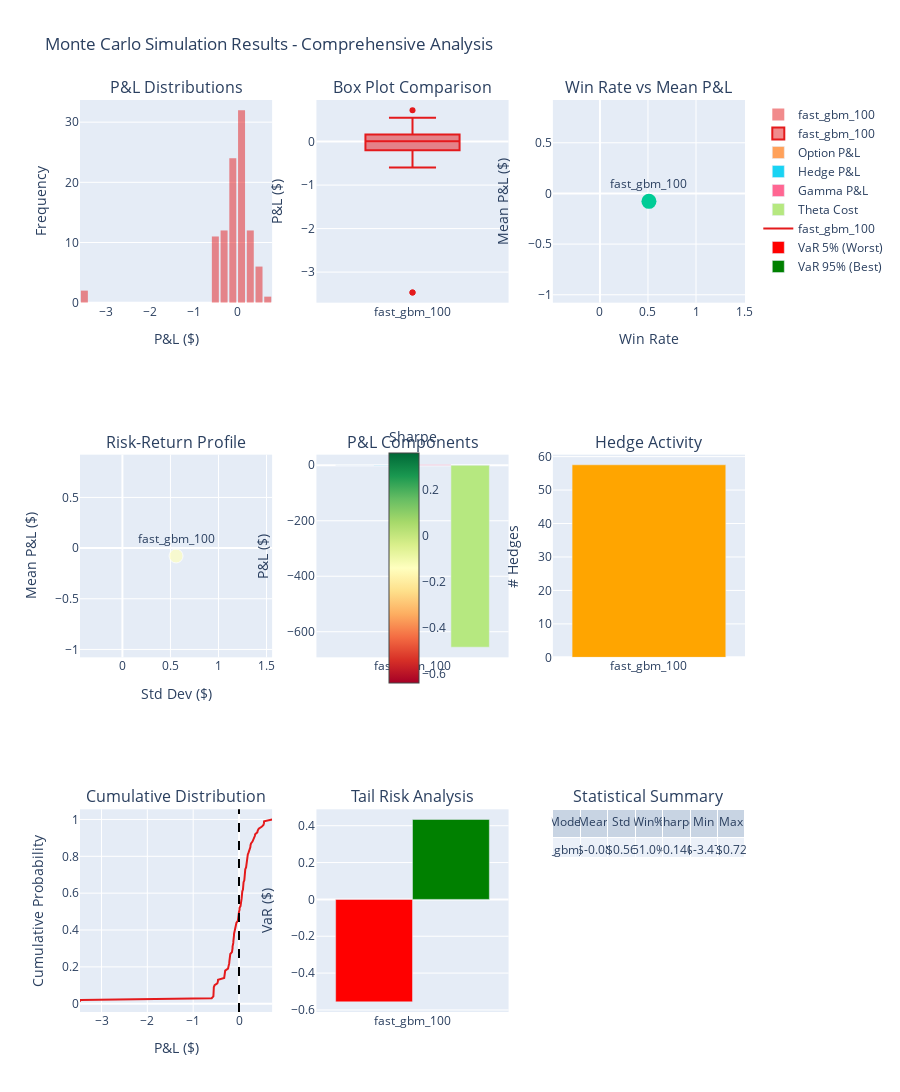

The notebook cell this image was saved under:
### Code cell
def visualize_monte_carlo_results(mc_results: Dict):
    """
    Visualize Monte Carlo simulation results.
    """
    from plotly.subplots import make_subplots
    import plotly.graph_objects as go
    import plotly.express as px

    # Create comprehensive visualization
    fig = make_subplots(
        rows=3, cols=3,
        subplot_titles=['P&L Distributions', 'Box Plot Comparison', 'Win Rate vs Mean P&L',
                        'Risk-Return Profile', 'P&L Components', 'Hedge Activity',
                        'Cumulative Distribution', 'Tail Risk Analysis', 'Statistical Summary'],
        specs=[[{'type': 'histogram'}, {'type': 'box'}, {'type': 'scatter'}],
                [{'type': 'scatter'}, {'type': 'bar'}, {'type': 'bar'}],
                [{'type': 'scatter'}, {'type': 'bar'}, {'type': 'table'}]]
    )

    colors = px.colors.qualitative.Set1

    # 1. P&L Distributions (overlaid histograms)
    for i, (name, stats) in enumerate(mc_results.items()):
        fig.add_trace(
            go.Histogram(
                x=stats['pnl_results'],
                name=name,
                opacity=0.5,
                nbinsx=30,
                marker_color=colors[i % len(colors)]
            ),
            row=1, col=1
        )

    # 2. Box Plot Comparison
    for i, (name, stats) in enumerate(mc_results.items()):
        fig.add_trace(
            go.Box(
                y=stats['pnl_results'],
                name=name,
                marker_color=colors[i % len(colors)]
            ),
            row=1, col=2
        )

    # 3. Win Rate vs Mean P&L
    win_rates = [stats['win_rate'] for stats in mc_results.values()]
    mean_pnls = [stats['mean_pnl'] for stats in mc_results.values()]
    names = list(mc_results.keys())

    fig.add_trace(
        go.Scatter(
            x=win_rates,
            y=mean_pnls,
            mode='markers+text',
            text=names,
            textposition='top center',
            marker=dict(size=15),
            showlegend=False
        ),
        row=1, col=3
    )

    # 4. Risk-Return Profile (Sharpe Ratio visualization)
    std_devs = [stats['std_pnl'] for stats in mc_results.values()]

    fig.add_trace(
        go.Scatter(
            x=std_devs,
            y=mean_pnls,
            mode='markers+text',
            text=names,
            textposition='top center',
            marker=dict(
                size=[abs(stats['sharpe_ratio'])*100 for stats in mc_results.values()],
                color=[stats['sharpe_ratio'] for stats in mc_results.values()],
                colorscale='RdYlGn',
                showscale=True,
                colorbar=dict(title="Sharpe", x=0.45, y=0.5, len=0.3)
            ),
            showlegend=False
        ),
        row=2, col=1
    )

    # 5. P&L Components
    components_data = {
        'Option P&L': [stats['mean_option_pnl'] for stats in mc_results.values()],
        'Hedge P&L': [stats['mean_hedge_pnl'] for stats in mc_results.values()],
        'Gamma P&L': [stats['mean_gamma_pnl'] for stats in mc_results.values()],
        'Theta Cost': [stats['mean_theta_cost'] for stats in mc_results.values()]
    }

    for component, values in components_data.items():
        fig.add_trace(
            go.Bar(
                x=names,
                y=values,
                name=component
            ),
            row=2, col=2
        )

    # 6. Hedge Activity
    fig.add_trace(
        go.Bar(
            x=names,
            y=[stats['mean_num_hedges'] for stats in mc_results.values()],
            marker_color='orange',
            showlegend=False
        ),
        row=2, col=3
    )

    # 7. Cumulative Distribution Function
    for i, (name, stats) in enumerate(mc_results.items()):
        sorted_pnl = np.sort(stats['pnl_results'])
        cdf = np.arange(1, len(sorted_pnl) + 1) / len(sorted_pnl)
        fig.add_trace(
            go.Scatter(
                x=sorted_pnl,
                y=cdf,
                mode='lines',
                name=name,
                line=dict(color=colors[i % len(colors)])
            ),
            row=3, col=1
        )

    # Add break-even line
    fig.add_vline(x=0, line_dash="dash", line_color="black", row=3, col=1)

    # 8. Tail Risk Analysis (VaR and CVaR)
    var_5 = [stats['percentile_5'] for stats in mc_results.values()]
    var_95 = [stats['percentile_95'] for stats in mc_results.values()]

    fig.add_trace(
        go.Bar(
            x=names,
            y=var_5,
            name='VaR 5% (Worst)',
            marker_color='red'
        ),
        row=3, col=2
    )

    fig.add_trace(
        go.Bar(
            x=names,
            y=var_95,
            name='VaR 95% (Best)',
            marker_color='green'
        ),
        row=3, col=2
    )

    # 9. Statistical Summary Table
    table_data = []
    for name, stats in mc_results.items():
        table_data.append([
            name,
            f"${stats['mean_pnl']:.2f}",
            f"${stats['std_pnl']:.2f}",
            f"{stats['win_rate']:.1%}",
            f"{stats['sharpe_ratio']:.3f}",
            f"${stats['min_pnl']:.2f}",
            f"${stats['max_pnl']:.2f}"
        ])

    fig.add_trace(
        go.Table(
            header=dict(values=['Model', 'Mean', 'Std', 'Win%', 'Sharpe', 'Min', 'Max']),
            cells=dict(values=list(zip(*table_data)))
        ),
        row=3, col=3
    )

    # Update layout
    fig.update_layout(
        height=1200,
        title_text="Monte Carlo Simulation Results - Comprehensive Analysis",
        showlegend=True
    )

    # Update axes labels
    fig.update_xaxes(title_text="P&L ($)", row=1, col=1)
    fig.update_yaxes(title_text="Frequency", row=1, col=1)
    fig.update_yaxes(title_text="P&L ($)", row=1, col=2)
    fig.update_xaxes(title_text="Win Rate", row=1, col=3)
    fig.update_yaxes(title_text="Mean P&L ($)", row=1, col=3)
    fig.update_xaxes(title_text="Std Dev ($)", row=2, col=1)
    fig.update_yaxes(title_text="Mean P&L ($)", row=2, col=1)
    fig.update_yaxes(title_text="P&L ($)", row=2, col=2)
    fig.update_yaxes(title_text="# Hedges", row=2, col=3)
    fig.update_xaxes(title_text="P&L ($)", row=3, col=1)
    fig.update_yaxes(title_text="Cumulative Probability", row=3, col=1)
    fig.update_yaxes(title_text="VaR ($)", row=3, col=2)

    fig.show()

# Visualize the Monte Carlo results
visualize_monte_carlo_results(mc_results)

### Figure 1 — Plotly figure (JSON) as saved in the notebook; plotly's stock layout.template omitted (floating-point values rounded to 4 significant figures)
{"data": [{"marker": {"color": "rgb(228,26,28)"}, "name": "fast_gbm_100", "nbinsx": 30, "opacity": 0.5, "type": "histogram", "x": [-0.5541, -0.2103, 0.1926, 0.3142, 0.1162, 0.1834, -3.47, 0.08648, -0.5325, 0.3201, 0.2082, 0.1789, 0.09918, 0.5451, 0.3533, 0.01193, -0.1119, 0.4306, -0.08553, -0.2045, 0.1372, 0.2474, -0.3102, -0.1898, -0.1095, -0.09742, -0.1074, 0.3996, 0.05832, -0.2191, 0.7227, 0.1264, -0.002028, -0.1244, -0.1538, -0.02484, 0.4941, -0.1992, -0.05614, -0.3162, -0.07983, 0.08804, 0.2942, 0.03835, -0.2065, -0.02205, 0.5337, -0.2259, 0.06017, 0.1206, 0.2515, -0.5494, 0.1346, 0.0329, 0.1673, -0.141, 0.1584, 0.05047, 0.5478, -0.0554, -0.07518, 0.3456, 0.1899, -0.1435, -0.1226, -0.3231, 0.2484, 0.01175, 0.4088, 0.07209, 0.1362, -0.3068, 0.09146, 0.1783, -3.47, -0.1132, -0.1405, 0.1198, -0.4613, 0.1546, 0.2194, -0.2133, 0.0005597, -0.5963, -0.5561, 0.2626, -0.5555, -0.4572, -0.0179, -0.2399, 0.05708, 0.09951, -0.0205, -0.5566, -0.1259, 0.03441, -0.3012, 0.06001, -0.5592, -0.4726], "xaxis": "x", "yaxis": "y"}, {"marker": {"color": "rgb(228,26,28)"}, "name": "fast_gbm_100", "type": "box", "xaxis": "x2", "y": [-0.5541, -0.2103, 0.1926, 0.3142, 0.1162, 0.1834, -3.47, 0.08648, -0.5325, 0.3201, 0.2082, 0.1789, 0.09918, 0.5451, 0.3533, 0.01193, -0.1119, 0.4306, -0.08553, -0.2045, 0.1372, 0.2474, -0.3102, -0.1898, -0.1095, -0.09742, -0.1074, 0.3996, 0.05832, -0.2191, 0.7227, 0.1264, -0.002028, -0.1244, -0.1538, -0.02484, 0.4941, -0.1992, -0.05614, -0.3162, -0.07983, 0.08804, 0.2942, 0.03835, -0.2065, -0.02205, 0.5337, -0.2259, 0.06017, 0.1206, 0.2515, -0.5494, 0.1346, 0.0329, 0.1673, -0.141, 0.1584, 0.05047, 0.5478, -0.0554, -0.07518, 0.3456, 0.1899, -0.1435, -0.1226, -0.3231, 0.2484, 0.01175, 0.4088, 0.07209, 0.1362, -0.3068, 0.09146, 0.1783, -3.47, -0.1132, -0.1405, 0.1198, -0.4613, 0.1546, 0.2194, -0.2133, 0.0005597, -0.5963, -0.5561, 0.2626, -0.5555, -0.4572, -0.0179, -0.2399, 0.05708, 0.09951, -0.0205, -0.5566, -0.1259, 0.03441, -0.3012, 0.06001, -0.5592, -0.4726], "yaxis": "y2"}, {"marker": {"size": 15}, "mode": "markers+text", "showlegend": false, "text": ["fast_gbm_100"], "textposition": "top center", "type": "scatter", "x": [0.51], "xaxis": "x3", "y": [-0.07793], "yaxis": "y3"}, {"marker": {"color": [-0.1395], "colorbar": {"len": 0.3, "title": {"text": "Sharpe"}, "x": 0.45, "y": 0.5}, "colorscale": [[0, "rgb(165,0,38)"], [0.1, "rgb(215,48,39)"], [0.2, "rgb(244,109,67)"], [0.3, "rgb(253,174,97)"], [0.4, "rgb(254,224,139)"], [0.5, "rgb(255,255,191)"], [0.6, "rgb(217,239,139)"], [0.7, "rgb(166,217,106)"], [0.8, "rgb(102,189,99)"], [0.9, "rgb(26,152,80)"], [1, "rgb(0,104,55)"]], "showscale": true, "size": [13.95]}, "mode": "markers+text", "showlegend": false, "text": ["fast_gbm_100"], "textposition": "top center", "type": "scatter", "x": [0.5584], "xaxis": "x4", "y": [-0.07793], "yaxis": "y4"}, {"name": "Option P&L", "type": "bar", "x": ["fast_gbm_100"], "xaxis": "x5", "y": [0.3086], "yaxis": "y5"}, {"name": "Hedge P&L", "type": "bar", "x": ["fast_gbm_100"], "xaxis": "x5", "y": [-0.3866], "yaxis": "y5"}, {"name": "Gamma P&L", "type": "bar", "x": ["fast_gbm_100"], "xaxis": "x5", "y": [1.733], "yaxis": "y5"}, {"name": "Theta Cost", "type": "bar", "x": ["fast_gbm_100"], "xaxis": "x5", "y": [-655.8], "yaxis": "y5"}, {"marker": {"color": "orange"}, "showlegend": false, "type": "bar", "x": ["fast_gbm_100"], "xaxis": "x6", "y": [57.55], "yaxis": "y6"}, {"line": {"color": "rgb(228,26,28)"}, "mode": "lines", "name": "fast_gbm_100", "type": "scatter", "x": [-3.47, -3.47, -0.5963, -0.5592, -0.5566, -0.5561, -0.5555, -0.5541, -0.5494, -0.5325, -0.4726, -0.4613, -0.4572, -0.3231, -0.3162, -0.3102, -0.3068, -0.3012, -0.2399, -0.2259, -0.2191, -0.2133, -0.2103, -0.2065, -0.2045, -0.1992, -0.1898, -0.1538, -0.1435, -0.141, -0.1405, -0.1259, -0.1244, -0.1226, -0.1132, -0.1119, -0.1095, -0.1074, -0.09742, -0.08553, -0.07983, -0.07518, -0.05614, -0.0554, -0.02484, -0.02205, -0.0205, -0.0179, -0.002028, 0.0005597, 0.01175, 0.01193, 0.0329, 0.03441, 0.03835, 0.05047, 0.05708, 0.05832, 0.06001, 0.06017, 0.07209, 0.08648, 0.08804, 0.09146, 0.09918, 0.09951, 0.1162, 0.1198, 0.1206, 0.1264, 0.1346, 0.1362, 0.1372, 0.1546, 0.1584, 0.1673, 0.1783, 0.1789, 0.1834, 0.1899, 0.1926, 0.2082, 0.2194, 0.2474, 0.2484, 0.2515, 0.2626, 0.2942, 0.3142, 0.3201, 0.3456, 0.3533, 0.3996, 0.4088, 0.4306, 0.4941, 0.5337, 0.5451, 0.5478, 0.7227], "xaxis": "x7", "y": [0.01, 0.02, 0.03, 0.04, 0.05, 0.06, 0.07, 0.08, 0.09, 0.1, 0.11, 0.12, 0.13, 0.14, 0.15, 0.16, 0.17, 0.18, 0.19, 0.2, 0.21, 0.22, 0.23, 0.24, 0.25, 0.26, 0.27, 0.28, 0.29, 0.3, 0.31, 0.32, 0.33, 0.34, 0.35, 0.36, 0.37, 0.38, 0.39, 0.4, 0.41, 0.42, 0.43, 0.44, 0.45, 0.46, 0.47, 0.48, 0.49, 0.5, 0.51, 0.52, 0.53, 0.54, 0.55, 0.56, 0.57, 0.58, 0.59, 0.6, 0.61, 0.62, 0.63, 0.64, 0.65, 0.66, 0.67, 0.68, 0.69, 0.7, 0.71, 0.72, 0.73, 0.74, 0.75, 0.76, 0.77, 0.78, 0.79, 0.8, 0.81, 0.82, 0.83, 0.84, 0.85, 0.86, 0.87, 0.88, 0.89, 0.9, 0.91, 0.92, 0.93, 0.94, 0.95, 0.96, 0.97, 0.98, 0.99, 1.0], "yaxis": "y7"}, {"marker": {"color": "red"}, "name": "VaR 5% (Worst)", "type": "bar", "x": ["fast_gbm_100"], "xaxis": "x8", "y": [-0.5562], "yaxis": "y8"}, {"marker": {"color": "green"}, "name": "VaR 95% (Best)", "type": "bar", "x": ["fast_gbm_100"], "xaxis": "x8", "y": [0.4338], "yaxis": "y8"}, {"cells": {"values": [["fast_gbm_100"], ["$-0.08"], ["$0.56"], ["51.0%"], ["-0.140"], ["$-3.47"], ["$0.72"]]}, "domain": {"x": [0.7111, 1], "y": [0, 0.2222]}, "header": {"values": ["Model", "Mean", "Std", "Win%", "Sharpe", "Min", "Max"]}, "type": "table"}], "layout": {"annotations": [{"font": {"size": 16}, "showarrow": false, "text": "P&L Distributions", "x": 0.1444, "xanchor": "center", "xref": "paper", "y": 1, "yanchor": "bottom", "yref": "paper"}, {"font": {"size": 16}, "showarrow": false, "text": "Box Plot Comparison", "x": 0.5, "xanchor": "center", "xref": "paper", "y": 1, "yanchor": "bottom", "yref": "paper"}, {"font": {"size": 16}, "showarrow": false, "text": "Win Rate vs Mean P&L", "x": 0.8556, "xanchor": "center", "xref": "paper", "y": 1, "yanchor": "bottom", "yref": "paper"}, {"font": {"size": 16}, "showarrow": false, "text": "Risk-Return Profile", "x": 0.1444, "xanchor": "center", "xref": "paper", "y": 0.6111, "yanchor": "bottom", "yref": "paper"}, {"font": {"size": 16}, "showarrow": false, "text": "P&L Components", "x": 0.5, "xanchor": "center", "xref": "paper", "y": 0.6111, "yanchor": "bottom", "yref": "paper"}, {"font": {"size": 16}, "showarrow": false, "text": "Hedge Activity", "x": 0.8556, "xanchor": "center", "xref": "paper", "y": 0.6111, "yanchor": "bottom", "yref": "paper"}, {"font": {"size": 16}, "showarrow": false, "text": "Cumulative Distribution", "x": 0.1444, "xanchor": "center", "xref": "paper", "y": 0.2222, "yanchor": "bottom", "yref": "paper"}, {"font": {"size": 16}, "showarrow": false, "text": "Tail Risk Analysis", "x": 0.5, "xanchor": "center", "xref": "paper", "y": 0.2222, "yanchor": "bottom", "yref": "paper"}, {"font": {"size": 16}, "showarrow": false, "text": "Statistical Summary", "x": 0.8556, "xanchor": "center", "xref": "paper", "y": 0.2222, "yanchor": "bottom", "yref": "paper"}], "height": 1200, "shapes": [{"line": {"color": "black", "dash": "dash"}, "type": "line", "x0": 0, "x1": 0, "xref": "x7", "y0": 0, "y1": 1, "yref": "y7 domain"}], "showlegend": true, "title": {"text": "Monte Carlo Simulation Results - Comprehensive Analysis"}, "xaxis": {"anchor": "y", "domain": [0, 0.2889], "title": {"text": "P&L ($)"}}, "xaxis2": {"anchor": "y2", "domain": [0.3556, 0.6444]}, "xaxis3": {"anchor": "y3", "domain": [0.7111, 1], "title": {"text": "Win Rate"}}, "xaxis4": {"anchor": "y4", "domain": [0, 0.2889], "title": {"text": "Std Dev ($)"}}, "xaxis5": {"anchor": "y5", "domain": [0.3556, 0.6444]}, "xaxis6": {"anchor": "y6", "domain": [0.7111, 1]}, "xaxis7": {"anchor": "y7", "domain": [0, 0.2889], "title": {"text": "P&L ($)"}}, "xaxis8": {"anchor": "y8", "domain": [0.3556, 0.6444]}, "yaxis": {"anchor": "x", "domain": [0.7778, 1], "title": {"text": "Frequency"}}, "yaxis2": {"anchor": "x2", "domain": [0.7778, 1], "title": {"text": "P&L ($)"}}, "yaxis3": {"anchor": "x3", "domain": [0.7778, 1], "title": {"text": "Mean P&L ($)"}}, "yaxis4": {"anchor": "x4", "domain": [0.3889, 0.6111], "title": {"text": "Mean P&L ($)"}}, "yaxis5": {"anchor": "x5", "domain": [0.3889, 0.6111], "title": {"text": "P&L ($)"}}, "yaxis6": {"anchor": "x6", "domain": [0.3889, 0.6111], "title": {"text": "# Hedges"}}, "yaxis7": {"anchor": "x7", "domain": [0, 0.2222], "title": {"text": "Cumulative Probability"}}, "yaxis8": {"anchor": "x8", "domain": [0, 0.2222], "title": {"text": "VaR ($)"}}}}
